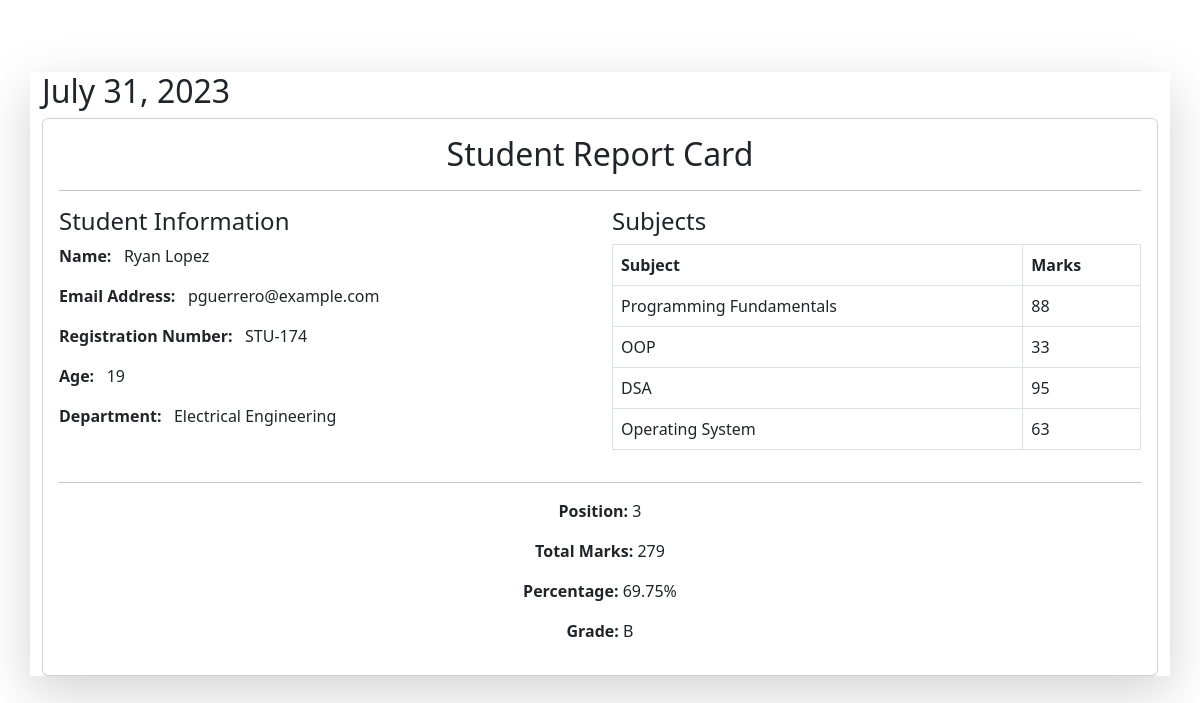
/reportdetail/STU-174, run on the app's committed database.
### StudentReportCard/models.py (models this page shows, shortened)
class Student_Rank(models.Model):
    student = models.ForeignKey(Student, on_delete=models.CASCADE, related_name='student_rank')
    student_rank = models.IntegerField()
    date_of_generating_report = models.DateField(auto_now_add=True)
    class Meta:
        unique_together = ['student_rank', 'date_of_generating_report']

class Student(models.Model):
    student_id = models.OneToOneField(StudentId, related_name = 'studentID' , on_delete=models.CASCADE)
    department = models.ForeignKey(Department, related_name='department', on_delete=models.CASCADE)
    student_name = models.CharField(max_length=50, default=None)
    student_email = models.EmailField(unique=True)
    student_age = models.IntegerField(default=None)
    student_address = models.TextField(default=None)
    is_deleted = models.BooleanField(default=False, null=True)
    objects = Student_manager()
    admin_objects = models.Manager()
    class Meta:
        ordering = ['student_name']
        verbose_name = 'student'

class StudentId(models.Model):
    student_id = models.CharField(max_length=100)

class Department(models.Model):
    department_name = models.CharField(max_length=100)
    class Meta:
        ordering = ['department']

class SubjectMarks(models.Model):
    subject = models.ForeignKey(Subject, on_delete=models.CASCADE, related_name='subject_marks')
    student = models.ForeignKey(Student, on_delete=models.CASCADE, related_name='student_marks')
    marks = models.IntegerField()
    class Meta:
        unique_together = ['subject', 'student']

class Subject(models.Model):
    subject_name = models.CharField(max_length=100)

### StudentReportCard/views.py (the view)
# urls.py: path('reportdetail/<id>', detailed_report_card, name='detailed_report_card'),
def detailed_report_card(request, id):
    studentmarks = SubjectMarks.objects.filter(student__student_id__student_id = id)
    student = Student.objects.filter(student_id__student_id = id)
    obtained_marks = int(studentmarks.aggregate(Sum('marks'))['marks__sum']) # It will return a key/value pair.
    percentage = round((obtained_marks/400) * 100, 3) # Rounding off the value of percentage upto 3 decimal places.
    grade = calculating_grades(percentage)
    rank = Student_Rank.objects.filter(student__student_id__student_id = id)
    student_rank = 0
    date_of_generation = None
    for _ in rank:
        student_rank = _.student_rank
        date_of_generation = _.date_of_generating_report
    data = {
        'studentmarks' : studentmarks,
        'mystudent' : student,
        'obtainedmarks' : obtained_marks,
        'percentage' : percentage,
        'grade' : grade,
        'rank' : student_rank,
        'date_of_generation' : date_of_generation,
    }
    return render(request, 'detailed_report.html', data)

### StudentReportCard/models.py (called while the page is built)
    def get_queryset(self):
        return super().get_queryset().filter(is_deleted = False)

### StudentReportCard/views.py (called while the page is built)
def calculating_grades(percentage):
    if percentage >=95:
        return "A+"
    elif percentage >= 85 and percentage < 95:
        return "A"
    elif percentage >= 75 and percentage < 85:
        return "B+"
    elif percentage >= 65 and percentage < 75:
        return "B"
    elif percentage >= 55 and percentage < 65:
        return "C+"
    elif percentage >= 45 and percentage < 55:
        return "C"
    elif percentage >= 33 and percentage < 45:
        return "D"
    else:
        return "F"
    pass

### StudentReportCard/Templates/detailed_report.html (shortened to what this page needs)
{%extends 'base.html'%}
{% block body %}
<div class="container mt-4 shadow-lg">
    <div>
        <h2>{{date_of_generation}}</h2>
    </div>
    <div class="card">
        <div class="card-body">
            <h2 class="card-title text-center">Student Report Card</h2>
            <hr>
            <div class="row">
                <div class="col-md-6">
                    <h4>Student Information</h4>
                    {% for i in mystudent %}
                    <p><strong>Name:</strong>&nbsp;&nbsp;  {{i.student_name | safe}}</p>
                    <p><strong>Email Address:</strong>&nbsp;&nbsp;  {{i.student_email}}</p>
                    <p><strong>Registration Number:</strong>&nbsp;&nbsp;  {{i.student_id.student_id}}</p>
                    <p><strong>Age:</strong>&nbsp;&nbsp;  {{i.student_age}}</p>
                    <p><strong>Department:</strong>&nbsp;&nbsp;  {{i.department.department_name}}</p>
                    {% endfor %}
                </div>
                <div class="col-md-6">
                    <h4>Subjects</h4>
                    <table class="table table-bordered">
                        <thead>
                            <tr>
                                <th>Subject</th>
                                <th>Marks</th>
                            </tr>
                        </thead>
                        <tbody>
                            {% for s in studentmarks %}
                            <tr>
                                <td>{{s.subject.subject_name}}</td>
                                <td>{{s.marks}}</td>
                            </tr>
                            {% endfor %}
                        </tbody>
                    </table>
                </div>
            </div>
            <hr>
            <div class="text-center">
                <p><strong>Position:</strong> {{rank}}</p>
                <p><strong>Total Marks:</strong> {{obtainedmarks}}</p>
                <p><strong>Percentage:</strong> {{percentage}}%</p>
                <p><strong>Grade:</strong> {{grade}}</p>
            </div>
        </div>
    </div>
</div>
{% endblock %}

### data on the page
Student_Rank: date_of_generating_report "July 31, 2023"
Student: student_name "Ryan Lopez", student_email "pguerrero@example.com", student_id.student_id "STU-174", student_age "19", department.department_name "Electrical Engineering"
SubjectMarks: subject.subject_name "Programming Fundamentals", marks "88"
SubjectMarks: subject.subject_name "OOP", marks "33"
SubjectMarks: subject.subject_name "DSA", marks "95"
SubjectMarks: subject.subject_name "Operating System", marks "63"

### other printed values
{{ rank }} "3"
{{ obtainedmarks }} "279"
{{ percentage }} "69.75"
{{ grade }} "B"
